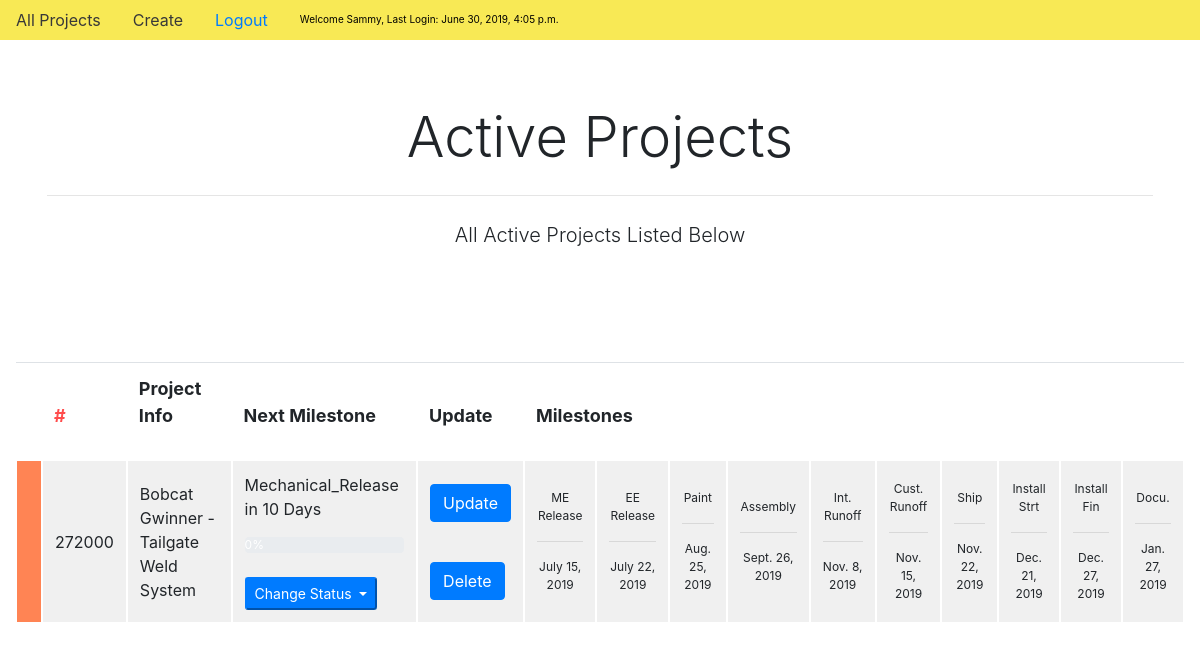
Page /projects/ (signed in) on the committed database.
### projects/models.py (models this page shows, shortened)
class Project(models.Model):
    STATUS_CHOICES = (
        ('offtrack', 'Off Track'),
        ('onwatch','On Watch'),
        ('onhold','On Hold'),
        ('update', 'Update')
    )
    projectnumber = models.IntegerField()
    projectname = models.CharField(max_length=100)
    engineering_start = models.DateField(blank=True, null = True)
    Mechanical_Release = models.DateField(blank=True, null = True)
    Electrical_Release = models.DateField(blank=True, null = True)
    Manufacturing = models.DateField(blank=True, null = True)
    Finishing = models.DateField(blank=True, null = True)
    Assembly = models.DateField(blank=True, null = True)
    Integration = models.DateField(blank=True, null = True)
    Internal_Runoff = models.DateField(blank=True, null = True)
    Customer_Runoff = models.DateField(blank=True, null = True)
    Ship = models.DateField(blank=True, null = True)
    Install_Start = models.DateField(blank=True, null = True)
    Install_Finish = models.DateField(blank=True, null = True)
    Documentation = models.DateField(blank=True, null = True)
    Status = models.CharField(max_length=10, choices=STATUS_CHOICES, default='OT')
    iscurrent = models.BooleanField(default=True, null = True)
    projectmanager = models.ForeignKey(User, null=True, on_delete = models.SET_NULL)
    lastupdated = models.DateField(default = datetime(2015, 10, 21), null = True)
    def __str__(self):
        return self.projectname
    def milestones(self):
        list_milestones = ['engineering_start', \
        'Mechanical_Release',\
        'Electrical_Release', \
        'Manufacturing',\
        'Finishing',\
        'Assembly',\
        'Integration',\
        'Internal_Runoff', \
        'Customer_Runoff', \
        'Ship', \
        'Install_Start', \
        'Install_Finish', \
        'Documentation', \
        ]
        dict_project = self.__dict__
        dict_milestones = {}
        for i in range(1,len(list_milestones)):
            start = dict_project[list_milestones[i-1]]
            end = dict_project[list_milestones[i]]
            duration = self.busdays_between(end, start)
            dict_milestones[list_milestones[i]] = {'start': start, 'end': end, 'duration': duration}
        return dict_milestones
    def phases(self):
        phases = {'Project': ['engineering_start', 'Documentation'], \
        'Mechanical_Engineering': ['engineering_start', 'Mechanical_Release'], \
        'Electrical_Engineering': ['Mechanical_Release', 'Electrical_Release'], \
        'Manufacturing': ['Electrical_Release', 'Finishing'], \
        'Assembly': ['Finishing', 'Assembly'], \
        'Integration': ['Assembly', 'Customer_Runoff'], \
        'Installation': ['Install_Start', 'Install_Finish'], \
        'Documentation': ['Install_Finish', 'Documentation'], \
        }
        project = self.__dict__
        phase_calcs = {}
        for phase, value in phases.items():
            start = project[value[0]]
            end = project[value[-1]]
            duration = self.busdays_between(end, start)
            phase_calcs[phase] = {'start': start, 'end': end, 'duration': duration, 'hours': duration*8}
        return phase_calcs
    def current_milestone(self):
        project = self.milestones()
        today = date.today()
        milestone = {}
        for key, value in project.items():
            if value['end'] != None:
                value['days_until'] = self.busdays_between(value['end'], today)
                value['name'] = key
                if value['end'] > today:
                    return value
        if milestone == {}:
            milestone = {'name': 'Review Dates', 'start': None, 'end': 'Need to Update', 'duration': None, 'days_until': None}
            return milestone
    def current_phase(self):
        phases = self.phases()
        del phases['Project']
        today = date.today()
        status = {}
        for phase, info in phases.items():
            if info['start'] != None and info['end'] != None and info['duration'] != None:
                start = info['start']
                end = info['end']
                duration = info['duration']
                if today <= end:
                    status['current_phase'] = phase
                    status['start'] = info['start']
                    status['end'] = info['end']
                    if info['duration'] != 0:
                        percent_complete = int(round((self.busdays_between(today, start)/duration)*100))
                        if percent_complete >= 0:
                            status['progress'] = percent_complete
                            break
                        else:
                            status['progress'] = 0
                            break
                    else:
                        status['progress'] = 100
                        break
            else:
                return {'current_phase': None, 'start': None, 'end': None, 'progress': 0}
        return status
    def busdays_between(self, date1, date2):
        if isinstance(date1, date) and isinstance(date2, date):
            return np.busday_count(date2,date1)
        else:
            return("[ERROR: Need Dates To Calc]")

### projects/views.py (the view)
# urls.py: path('', views.index, name = "index"),
@login_required
def index(request):
    user = request.user
    projects_list = Project.objects.all().exclude(iscurrent=False)
    print(projects_list)
    num_proj = projects_list.count()
    context = {
        'projects': projects_list,
        'num_proj': num_proj,
        'today': date.today()
    }
    print(context['projects'])
    return render(request, "projects/main_page.html", context)

### projects/templates/projects/main_page.html (shortened to what this page needs)
{% extends "projects/base.html" %}
{% block main %}
<div class="container-fluid justify-content-center">
<div class="jumbotron text-center bg-white">
  <h1 class="display-4">Active Projects</h1>
  <hr class="my-4">
  <p class="lead">All Active Projects Listed Below</p>
</div>
    <table class="table main-table">
      <thead style="font-size: 18px;" class="thead">
        <tr>
          <th style="width: 3px;"></th>
          <th style="color: #ff4c4c;">#</th>
          <th>Project Info</th>
          <th>Next Milestone</th>
          <th>Update</th>
          <th colspan="10">Milestones</th>
        </tr>
      </thead>
      <tbody>
        {% for project in projects %}
          <tr>
            {% if project.Status == 'offtrack' %}
              <td style="width: 3px; background-color: #ff8454; vertical-align:middle"></td>
            {%elif project.Status == 'onwatch' %}
              <td style="width: 3px; background-color: #ffc966; vertical-align:middle"></td>
            {%else%}
              <td style="width: 3px; background-color: #7ec47d; vertical-align:middle"></td>
            {%endif%}
            <td style="text-align: left; vertical-align:middle">{{project.projectnumber}}</td>
            <td style="text-align: left; vertical-align:middle" class="container;">{{project.projectname}}
            </td>
            <td style="text-align: left; vertical-align:middle">{{project.current_milestone.name}} in {{project.current_milestone.days_until}} Days
              <div style="vertical-align: bottom;" class="progress">
                <div class="progress-bar bg-primary" role="progressbar" style="width: {{project.current_phase.progress}}%;" aria-valuenow="25" aria-valuemin="0" aria-valuemax="100">{{project.current_phase.progress}}%</div>
              </div><br>
              <button class="btn-sm btn-primary dropdown-toggle" type="button" id="dropdownMenuButton" data-toggle="dropdown" aria-haspopup="true" aria-expanded="false">
                Change Status
              </button>
              </td>
            <td style="text-align: left; vertical-align:middle">
              <p>
                <a href='{% url 'update' num=project.projectnumber %}' class="btn btn-primary" role="button">Update</a>
              </p>
              <br>
              <a href='{% url 'delete' num=project.projectnumber %}' class="btn btn-primary" role="button">Delete</a>
            </td>
            <td class="milestoneval" style="vertical-align:middle"><a class="cellheader">ME Release</a><hr>{{project.Mechanical_Release}}</td>
            <td class="milestoneval" style="vertical-align:middle"><a class="cellheader">EE Release</a><hr>{{project.Electrical_Release}}</td>
            <td class="milestoneval" style="vertical-align:middle"><a class="cellheader">Paint</a><hr>{{project.Finishing}}</td>
            <td class="milestoneval" style="vertical-align:middle"><a class="cellheader">Assembly</a><hr>{{project.Assembly}}</td>
            <td class="milestoneval" style="vertical-align:middle"><a class="cellheader">Int. Runoff</a><hr>{{project.Internal_Runoff}}</td>
            <td class="milestoneval" style="vertical-align:middle"><a class="cellheader">Cust. Runoff</a><hr>{{project.Customer_Runoff}}</td>
            <td class="milestoneval" style="vertical-align:middle"><a class="cellheader">Ship</a><hr>{{project.Ship}}</td>
            <td class="milestoneval" style="vertical-align:middle"><a class="cellheader">Install Strt</a><hr>{{project.Install_Start}}</td>
            <td class="milestoneval" style="vertical-align:middle"><a class="cellheader">Install Fin</a><hr>{{project.Install_Finish}}</td>
            <td class="milestoneval" style="vertical-align:middle"><a class="cellheader">Docu.</a><hr>{{project.Documentation}}</td>
          </tr>
        {%endfor%}
      </tbody>
    </table>
{% endblock %}

### projects/templates/projects/base.html (shortened to what this page needs)
<!doctype html>
<html lang="en">
<head>
  <link rel="stylesheet" href="https://stackpath.bootstrapcdn.com/bootstrap/4.3.1/css/bootstrap.min.css">
  <link rel="stylesheet" type = "text/css" href="/static/projects/tables.css">
</head>
<body>
    <nav class="nav sticky-top" style="background-color: #f8e955;">
      <a style="color: #383838;" class="nav-item nav-link" href="{% url 'index' %}">All Projects</a>
      <a style="color: #383838;" class="nav-item nav-link" href="{% url 'create' %}">Create</a>
      {% if user.is_authenticated %}
        <a class="nav-item nav-link" href="{% url 'logout' %}">Logout</a>
        <p style = "color: black; font-size: 10px" class="nav-link my-1">Welcome {{ user.first_name }}, Last Login: {{ user.last_login }}</p>
      {% endif %}
    </nav>
</body>
<main>
    {% block main %}{% endblock %}
</main>
</html>

### projects/static/projects/tables.css (style rules this page uses)
.main-table td { border-top: 20px solid white; border-bottom: 20px solid white; border-left: 2px solid white; border-right: 2px solid white; background-color: #F0F0F0; text-align: center; }
td.milestoneval { font-size: 12px; }

### rows in the picture
Project: Status "offtrack" (drawn), projectnumber "272000", projectname "Bobcat Gwinner - Tailgate Weld System", current_milestone.name "Mechanical_Release", current_milestone.days_until "10", current_phase.progress "0", Mechanical_Release "July 15, 2019", Electrical_Release "July 22, 2019", Finishing "Aug. 25, 2019", Assembly "Sept. 26, 2019", Internal_Runoff "Nov. 8, 2019", Customer_Runoff "Nov. 15, 2019", Ship "Nov. 22, 2019", Install_Start "Dec. 21, 2019", Install_Finish "Dec. 27, 2019", Documentation "Jan. 27, 2019"

### other values in the picture
{{ user.first_name }} "Sammy"
{{ user.last_login }} "June 30, 2019, 4:05 p.m."
